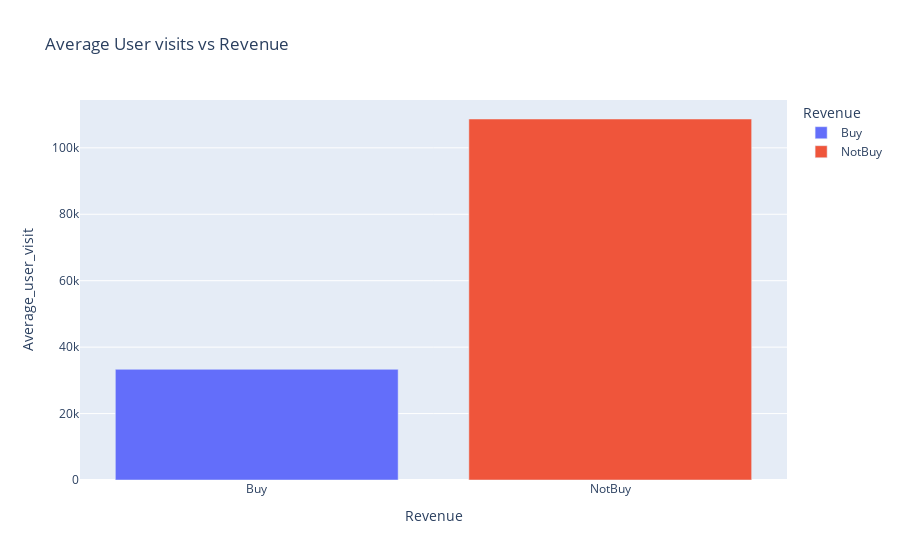

The cell this chart's notebook holds for it:
### Markdown cell above
## Average_User_Visits vs Revenue

### Code cell
groupped = df.groupby(by='Revenue',as_index=False).sum()
fig = px.bar(groupped,x='Revenue' ,y='Average_user_visit',orientation='v',color='Revenue',title="Average User visits vs Revenue")
fig.show()

### Figure 1 — Plotly figure (JSON) as saved in the notebook; plotly's stock layout.template omitted (floating-point values rounded to 4 significant figures)
{"data": [{"alignmentgroup": "True", "hovertemplate": "Revenue=%{x}<br>Average_user_visit=%{y}<extra></extra>", "legendgroup": "Buy", "marker": {"color": "#636efa"}, "name": "Buy", "offsetgroup": "Buy", "orientation": "v", "showlegend": true, "textposition": "auto", "type": "bar", "x": ["Buy"], "xaxis": "x", "y": [33320.0], "yaxis": "y"}, {"alignmentgroup": "True", "hovertemplate": "Revenue=%{x}<br>Average_user_visit=%{y}<extra></extra>", "legendgroup": "NotBuy", "marker": {"color": "#EF553B"}, "name": "NotBuy", "offsetgroup": "NotBuy", "orientation": "v", "showlegend": true, "textposition": "auto", "type": "bar", "x": ["NotBuy"], "xaxis": "x", "y": [108700.0], "yaxis": "y"}], "layout": {"barmode": "relative", "legend": {"title": {"text": "Revenue"}, "tracegroupgap": 0}, "title": {"text": "Average User visits vs Revenue"}, "xaxis": {"anchor": "y", "categoryarray": ["Buy", "NotBuy"], "categoryorder": "array", "domain": [0, 1], "title": {"text": "Revenue"}}, "yaxis": {"anchor": "x", "domain": [0, 1], "title": {"text": "Average_user_visit"}}}}
